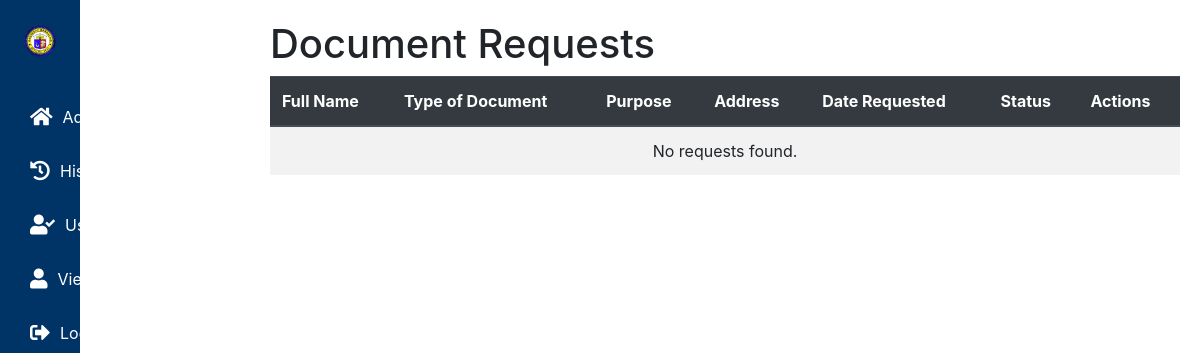
/admin-dashboard/ (signed in), run on an earlier commit of the app's database.
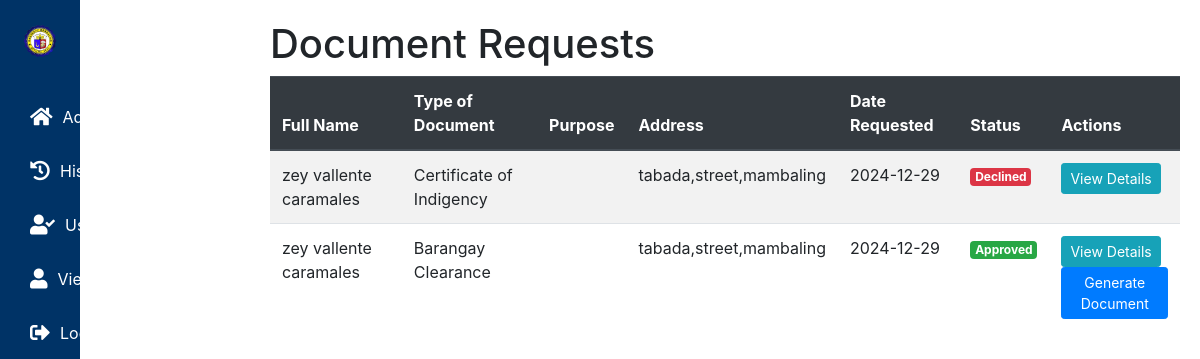
And on a later commit of the database.
### mambaling/models.py (models this page shows, shortened)
class ClearanceRequest(models.Model):
    user = models.ForeignKey(settings.AUTH_USER_MODEL, on_delete=models.CASCADE)
    full_name = models.CharField(max_length=255)
    address = models.TextField()
    birthplace = models.CharField(max_length=255)
    birthdate = models.DateField()
    civil_status = models.CharField(max_length=20)
    gender = models.CharField(max_length=10)
    block_number = models.CharField(max_length=50)
    occupation = models.CharField(max_length=100)
    email = models.EmailField()
    contact = models.CharField(max_length=20)
    purpose = models.TextField(blank=True, null=True)  # For additional details like reasons
    residency_duration = models.CharField(max_length=100, blank=True, null=True)  # Specific to residency purposes
    document_type = models.CharField(
        max_length=50,
        choices=[
            ('Barangay Clearance', 'Barangay Clearance'),
            ('Certificate of Indigency', 'Certificate of Indigency'),
            ('Certificate of Residency', 'Certificate of Residency'),
        ]
    )
    profile_photo = models.ImageField(upload_to='profile_photos/', null=True, blank=True)
    proof_of_residency = models.FileField(upload_to='proof_of_residency/', null=True, blank=True)
    date_requested = models.DateTimeField(auto_now_add=True)
    status = models.CharField(
        max_length=20,
        choices=[
            ('Pending', 'Pending'),
            ('Approved', 'Approved'),
            ('Declined', 'Declined'),
        ],
        default='Barangay Clearance'
    )
    decline_reason = models.TextField(blank=True, null=True)
    notification_sent = models.BooleanField(default=False)

### mambaling/views.py (the view)
# urls.py: path('admin-dashboard/', views.admin_dashboard, name='admin_dashboard'),
@login_required
def admin_dashboard(request):
    if not request.user.is_superuser and request.user.user_type != 'admin':
        messages.error(request, "You don't have permission to access the admin dashboard.")
        return redirect('landing_page')
    clearance_requests = ClearanceRequest.objects.order_by('-date_requested')
    approved_count = clearance_requests.filter(status="Approved").count()
    declined_count = clearance_requests.filter(status="Declined").count()
    pending_count = clearance_requests.filter(status="Pending").count()
    context = {
        'requests': clearance_requests,
        'approved_count': approved_count,
        'declined_count': declined_count,
        'pending_count': pending_count,
    }
    return render(request, 'dashboard/admin_dashboard.html', context)

### mambaling/templates/dashboard/admin_dashboard.html (shortened to what this page needs)
{% load static %}
<!DOCTYPE html>
<html>
<head>
  <link rel="stylesheet" href="https://stackpath.bootstrapcdn.com/bootstrap/4.5.2/css/bootstrap.min.css">
</head>
<body>
  {% include 'my_sidebar.html' %}
  <div class="content">
    <h1>Document Requests</h1>
    <table class="table table-striped">
      <thead class="thead-dark">
        <tr>
          <th>Full Name</th>
          <th>Type of Document</th>
          <th>Purpose</th>
          <th>Address</th>
          <th>Date Requested</th>
          <th>Status</th>
          <th>Actions</th>
        </tr>
      </thead>
      <tbody>
        {% for request in requests %}
        <tr>
          <td>{{ request.full_name }}</td>
          <td>{{ request.document_type }}</td>
          <td>{{ request.type }}</td>
          <td>{{ request.address }}</td>
          <td>{{ request.date_requested|date:"Y-m-d" }}</td>
          <td>
            <span class="badge
              {% if request.status == 'Approved' %}badge-success{% elif request.status == 'Declined' %}badge-danger{% else %}badge-warning{% endif %}">
              {{ request.status }}
            </span>
          </td>
          <td>
            <button class="btn btn-info btn-sm view-details" data-id="{{ request.id }}">View Details</button>
            <form method="post" action="{% url 'update_request_status' request.id %}">
              {% if request.status == 'Pending' %}
                <button type="submit" name="status" value="Approved" class="btn btn-success btn-sm">Approve</button>
                <button type="submit" name="status" value="Declined" class="btn btn-danger btn-sm">Decline</button>
              {% elif request.status == 'Approved' %}
                <a href="{% url 'generate_final_document' request.id %}" class="btn btn-primary btn-sm">Generate Document</a>
              {% endif %}
            </form>
          </td>
        </tr>
        {% empty %}
        <tr>
          <td colspan="7" class="text-center">No requests found.</td>
        </tr>
        {% endfor %}
      </tbody>
    </table>
  </div>
</body>
</html>

### mambaling/templates/my_sidebar.html (shortened to what this page needs)
{% load static %}
<!DOCTYPE html>
<html lang="en">
<head>
    <link href="https://cdnjs.cloudflare.com/ajax/libs/font-awesome/5.15.4/css/all.min.css" rel="stylesheet">
    <link href="https://stackpath.bootstrapcdn.com/bootstrap/4.5.2/css/bootstrap.min.css" rel="stylesheet">
</head>
<body>
    <div class="sidebar">
        <div class="logo">
            <img src="{% static 'images/logo.png' %}" alt="Logo">
        </div>
        <ul class="menu">
            <li>
                <a href="{% url 'admin_dashboard' %}">
                    <i class="fas fa-home"></i>
                </a>
            </li>
            <li>
                <a href="#">
                    <i class="fas fa-history"></i>
                </a>
            </li>
            <li>
                <a href="{% url 'approve_users' %}">
                    <i class="fas fa-user-check"></i>
                </a>
            </li>
            <li>
                <a href="{% url 'admin_profile' %}">
                    <i class="fas fa-user"></i>
                </a>
            </li>
            <li>
                <a href="{% url 'logout' %}">
                    <i class="fas fa-sign-out-alt"></i>
                </a>
            </li>
        </ul>
    </div>
</body>
</html>

### mambaling/templates/dashboard/admin_dashboard.html (style rules this page uses)
body { margin: 0; padding: 0; display: flex; }
.content { margin-left: 250px; padding: 20px; width: 100%; }
.sidebar { position: fixed; left: 0; top: 0; bottom: 0; }

### mambaling/templates/my_sidebar.html (style rules this page uses)
.sidebar { width: 80px; background-color: #003366; height: 100vh; position: fixed; overflow: hidden; transition: width 0.3s ease; }
.sidebar .logo { text-align: center; padding: 20px 0; }
.sidebar .logo img { max-width: 50px; border-radius: 50%; cursor: pointer; }
.sidebar .menu { list-style: none; padding: 0; margin: 0; }
.sidebar .menu li { padding: 15px 10px; position: relative; text-align: center; }
.sidebar .menu li a { color: white; text-decoration: none; font-size: 16px; display: flex; align-items: center; justify-content: center; white-space: nowrap; transition: color 0.3s ease; }
.sidebar .menu li a i { font-size: 20px; }

What changed in the data, as far as the page shows it:
added ClearanceRequest: full_name "zey vallente caramales", document_type "Certificate of Indigency", address "tabada,street,mambaling", date_requested "2024-12-29", status "Declined"
added ClearanceRequest: full_name "zey vallente caramales", document_type "Barangay Clearance", address "tabada,street,mambaling", date_requested "2024-12-29", status "Approved", shows "Generate Document"
Also different on the page:
text no longer shown: "No requests found."
